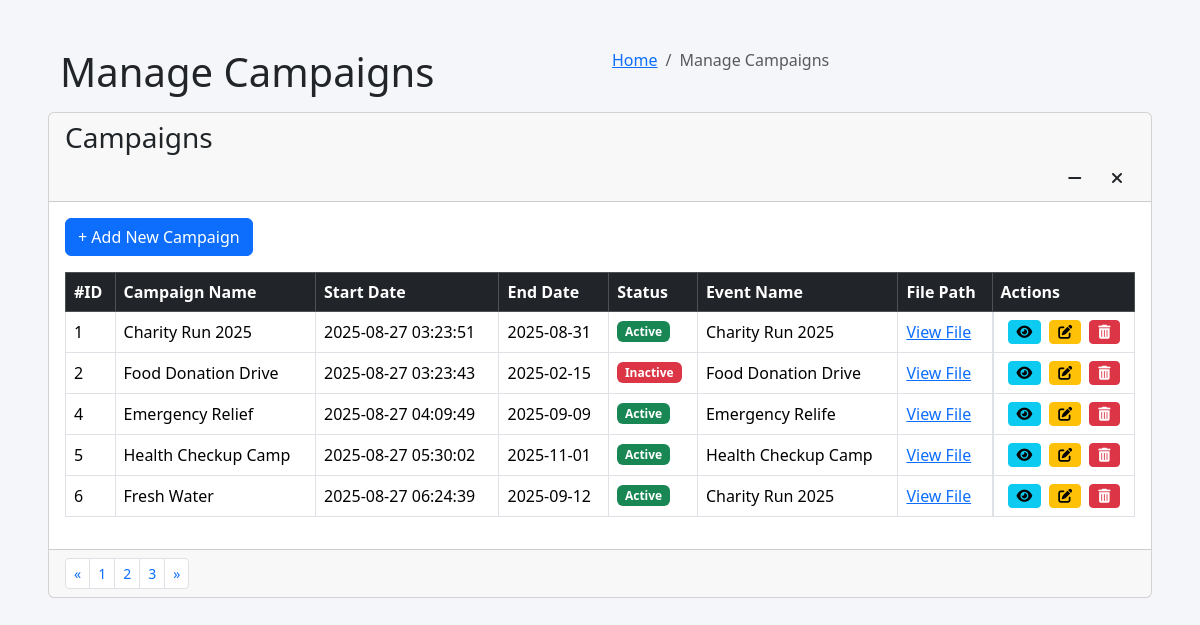
The page /pages/admin/campaigns/manage_campaigns.php on the database as committed earlier.
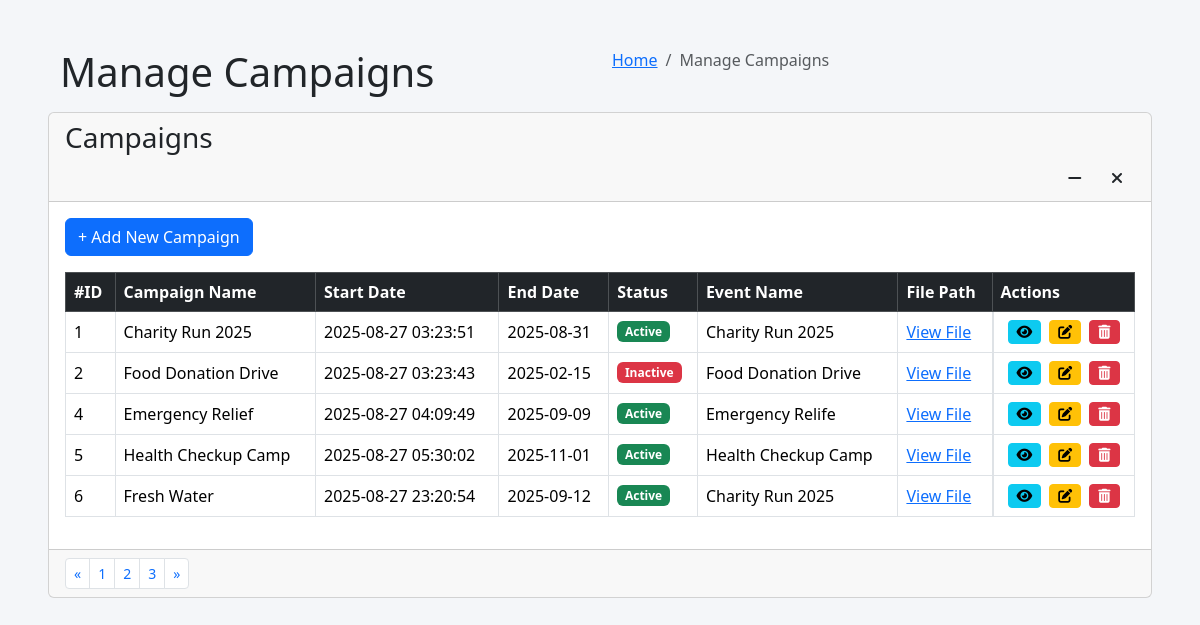
The same page on the database as committed later.
### tables this page shows
CREATE TABLE `campaigns` (
  `id` int(11) NOT NULL,
  `name` varchar(255) NOT NULL,
  `descriptions` varchar(400) NOT NULL,
  `goal_amount` int(11) DEFAULT NULL,
  `total_raised` int(11) NOT NULL,
  `start_date` timestamp NOT NULL DEFAULT current_timestamp() ON UPDATE current_timestamp(),
  `end_date` date DEFAULT NULL,
  `status` enum('Active','Inactive') NOT NULL DEFAULT 'Active',
  `event_id` int(11) DEFAULT NULL,
  `file_path` varchar(255) NOT NULL
);

CREATE TABLE `events` (
  `id` int(11) NOT NULL,
  `name` varchar(255) NOT NULL,
  `location` varchar(255) DEFAULT NULL,
  `descriptions` varchar(255) NOT NULL,
  `date` date DEFAULT NULL,
  `image_url` varchar(255) NOT NULL,
  `status` enum('Active','Inactive') NOT NULL DEFAULT 'Active'
);

### pages/admin/campaigns/manage_campaigns.php (the view, shortened to what the changed rows need)
<?php
include('config.php');
$campaignsTable = "campaigns";
$eventsTable = "events";
?>
<!DOCTYPE ahtml>
<html lang="en">
<head>
    <link href="https://cdn.jsdelivr.net/npm/bootstrap@5.3.3/dist/css/bootstrap.min.css" rel="stylesheet" xintegrity="sha384-QWTKZyjpPEjISv5WaRU9OFeRpok6YctnYmDr5pNlyT2bRjXh0JMhjY6hW+ALEwIH">
    <link href="https://cdnjs.cloudflare.com/ajax/libs/font-awesome/6.0.0-beta3/css/all.min.css" rel="stylesheet">
</head>
<body>
<div class="container-fluid p-5">
    <section class="content-header">
        <div class="container-fluid">
            <div class="row mb-2">
                <div class="col-sm-6">
                    <h1>Manage Campaigns</h1>
                </div>
            </div>
        </div>
    </section>
    <section class="content">
        <div class="card">
            <div class="card-body">
                <div class="table-responsive">
                    <table class="table table-bordered table-hover align-middle">
                        <thead class="table-dark">
                            <tr>
                                <th>#ID</th>
                                <th>Campaign Name</th>
                                <th>Start Date</th>
                                <th>End Date</th>
                                <th>Status</th>
                                <th>Event Name</th>
                                <th>File Path</th>
                                <th>Actions</th>
                            </tr>
                        </thead>
                        <tbody id="campaignTableBody">
                            <?php
                            if ($dms->connect_error) {
                                echo "<tr><td colspan='8' class='text-center text-danger'>Connection failed: " . $dms->connect_error . "</td></tr>";
                            } else {
                                $sql = "SELECT c.id, c.name, c.start_date, c.end_date, c.status, c.file_path, e.name AS event_name, c.event_id
                                        FROM $campaignsTable AS c
                                        LEFT JOIN $eventsTable AS e ON c.event_id = e.id";
                                $campaigns = $dms->query($sql);
                                if (!$campaigns) {
                                    echo "<tr><td colspan='8' class='text-center text-danger'>Query failed: " . $dms->error . "</td></tr>";
                                } else if ($campaigns->num_rows > 0) {
                                    while ($row = $campaigns->fetch_assoc()) {
                                        $statusMap = ['Active' => 'success', 'Inactive' => 'danger'];
                                        $badgeClass = $statusMap[$row['status']] ?? 'primary';
                                        $statusBadge = "<span class='badge bg-{$badgeClass}'>{$row['status']}</span>";
                                        $eventName = $row['event_name'] ?? 'N/A';
                                        $filePath = htmlspecialchars($row['file_path'] ?? 'N/A');
                                        $filePathLink = ($filePath !== 'N/A') ? "<a href='{$filePath}' target='_blank'>View File</a>" : "N/A";
                                        echo "<tr>
                                            <td>{$row['id']}</td>
                                            <td>{$row['name']}</td>
                                            <td>{$row['start_date']}</td>
                                            <td>{$row['end_date']}</td>
                                            <td>{$statusBadge}</td>
                                            <td>{$eventName}</td>
                                            <td>{$filePathLink}</td>
                                            <td class='d-flex justify-content-center align-items-center'>
                                                <button type='button' class='btn btn-info btn-sm view-btn me-2' data-bs-toggle='modal' data-bs-target='#viewCampaignModal'
                                                    data-id='{$row['id']}'
                                                    data-name='{$row['name']}'
                                                    data-start='{$row['start_date']}'
                                                    data-end='{$row['end_date']}'
                                                    data-status='{$row['status']}'
                                                    data-event-name='{$eventName}'
                                                    data-file-path='{$filePath}'
                                                    title='View Campaign'>
                                                    <i class='fas fa-eye'></i>
                                                </button>
                                                <button type='button' class='btn btn-warning btn-sm edit-btn me-2' data-bs-toggle='modal' data-bs-target='#campaignModal'
                                                    data-id='{$row['id']}'
                                                    data-name='{$row['name']}'
                                                    data-start='{$row['start_date']}'
                                                    data-end='{$row['end_date']}'
                                                    data-status='{$row['status']}'
                                                    data-event-id='{$row['event_id']}'
                                                    data-file-path='{$filePath}'
                                                    title='Edit Campaign'>
                                                    <i class='fas fa-edit'></i>
                                                </button>
                                                <button type='button' class='btn btn-danger btn-sm delete-btn' data-bs-toggle='modal' data-bs-target='#deleteConfirmModal' data-id='{$row['id']}' title='Delete Campaign'>
                                                    <i class='fas fa-trash-alt'></i>
                                                </button>
                                            </td>
                                        </tr>";
                                    }
                                } else {
                                    echo "<tr><td colspan='8' class='text-center'>No campaigns found.</td></tr>";
                                }
                            }
                            ?>
                        </tbody>
                    </table>
                </div>
            </div>
        </div>
    </section>
</div>
</body>
</html>

Rows that differ between the two databases and show on the page:
changed campaigns "Fresh Water": start_date "2025-08-27 06:24:39" → "2025-08-27 23:20:54"
